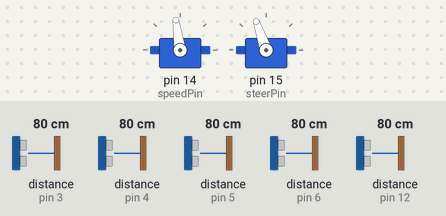
This sketch was run on a simulated Arduino Uno, built with avr-gcc and run on an emulated ATmega328P. On the bench: 2 × servo. Wiring (inferred from the names in the program): 4 × ultrasonic range finder: trigger pin 7, echo pin 3 / trigger pin 8, echo pin 4 / trigger pin 9, echo pin 5 / trigger pin 10, echo pin 6. The test bench sets the inputs (shaded band); at power-on: distance to the obstacle (sensors on pin 3, pin 4, pin 5, pin 6, pin 12) 80 cm. The echo pulse lasts 58.3 µs per cm; what the sketch prints to the serial monitor is not drawn.

Above: at 1.2 s.
1.3 s: distance to the obstacle (sensor on pin 3) set to 2 cm
Timing chart, 0 to 4.8 s (numbered marks = the images above; inputs shaded):
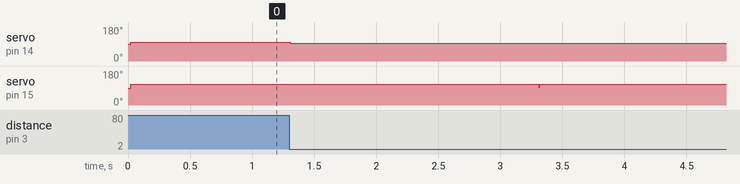

Measured:
- after the input at 1.3 s, servo on pin 14 (speedPin): 98° → 95° after 0.01 s instead of 8.7 s; servo on pin 15 (steerPin): 109° → 93° after 2.0 s, → 109° 0.01 s later

The sketch:

forward_path.ino
```cpp
#include <Servo.h>

// Arduino Pins
const int trigPin1 = 7;
const int echoPin1 = 3;
const int trigPin2 = 8;
const int echoPin2 = 4;
const int trigPin3 = 9;
const int echoPin3 = 5;
const int trigPin4 = 10;
const int echoPin4 = 6;
const int trigPin5 = 11;
const int echoPin5 = 12;

const int speedPin = 14;
const int steerPin = 15;
// End Pins

const int distToFront = 100;

// PWM
const int forward = 1552;
const int stop_val = 1520;
const int reverse = 1400;

const int right = 1500;
const int straight = 1667;
const int left = 1850;
// End PWM

int dist1,dist2,dist3,dist4,dist5;
unsigned long prevTime = 0;
const long interval = 10000;
unsigned long startTime;

//int check = 1;
int leftFlag = 0;
int rightFlag = 0;
int initialFlag = 1;
Servo speedControl, steerControl;


/*  -1--2--
 *  |     |
 *  |     |
 *  3     4
 *  |     |
 *  |     |
 *  5     |
 *  -------
 */

void setup() {
  pinMode(trigPin1, OUTPUT);
  pinMode(echoPin1, INPUT);
  pinMode(trigPin2, OUTPUT);
  pinMode(echoPin2, INPUT);
  pinMode(trigPin3, OUTPUT);
  pinMode(echoPin3, INPUT);
  pinMode(trigPin4, OUTPUT);
  pinMode(echoPin4, INPUT);
  pinMode(trigPin5, OUTPUT);
  pinMode(echoPin5, INPUT);

  speedControl.attach(speedPin);
  steerControl.attach(steerPin);
  Serial.begin(9600);
}

void loop(){
  //Mind the infinite loop()
 //turn_straight();
// steerControl.writeMicroseconds(1300);
 dist1 = getDistance(trigPin1, echoPin1);
 dist2 = getDistance(trigPin2, echoPin2);
 dist3 = getDistance(trigPin3, echoPin3);
 dist4 = getDistance(trigPin4, echoPin4);

  Serial.print("\ndist1:");
  Serial.print(dist1);
  Serial.print(" dist2: ");
  Serial.print(dist2);
  Serial.print(" dist3: ");
  Serial.print(dist3);
  Serial.print(" dist4: ");
  Serial.print(dist4);
  Serial.print("\n");

  if(initialFlag) initial_move();
  delay(2000);
  if(leftFlag){
    headLeft();
    dist3 = getDistance(trigPin3, echoPin3);
    dist5 = getDistance(trigPin5, echoPin5);
    delay(3000);
    turn_left();
    while(abs(dist3-dist5) != 0){
      forward_car();
      dist3 = getDistance(trigPin3, echoPin3);
      dist5 = getDistance(trigPin5, echoPin5);
    }
    Serial.print("\nParallel\n");
    Serial.print(" dist5: ");
    Serial.print(dist5);
    Serial.print(" dist3: ");
    Serial.print(dist3);
    Serial.print("\n");
    stop_car();
    turn_straight();

  }
  else if(rightFlag) headRight();

}

void initial_move(){
  turn_straight();
  unsigned long startTime = millis();
  unsigned long currentTime = millis();
  while(dist1 > 8 && dist2 > 8 && currentTime - startTime <= interval){ // check initial distance
    forward_car();

    dist1 = getDistance(trigPin1, echoPin1);
    dist2 = getDistance(trigPin2, echoPin2);
    currentTime = millis();
    if(dist1 <= 10 && dist2 > 12){
      leftFlag = 1;
      Serial.print(leftFlag);
      Serial.print("enter");
    }
    else if(dist2 <= 10 && dist1 > 12){
      rightFlag = 1;
    }
  }

  initialFlag = 0;
  stop_car();
}

void headLeft(){
  turn_right();
  dist3 = getDistance(trigPin3, echoPin3);
  dist4 = getDistance(trigPin4, echoPin4);
  while(abs(dist3-dist4) !=0){
    Serial.print("\nhead left\n");
    forward_car();
    dist3 = getDistance(trigPin3, echoPin3);
    dist4 = getDistance(trigPin4, echoPin4);
  }
  stop_car();
  turn_straight();
  leftFlag = 0;
}

void headRight(){ //todo

}

//void forward_left(){
//  turn_left();
//  unsigned long startTime = millis();
//  unsigned long currentTime = millis();
//  while(currentTime - startTime < 6000){
//    forward_car();
//    currentTime = millis();
//  }
//}
//
//void reverse_delay(){
//  unsigned long startTime = millis();
//  unsigned long currentTime = millis();
//  while(currentTime - startTime < 6000){
//    reverse();
//    currentTime = millis();
//  }
//}

int getDistance(int trigPin, int echoPin){
  digitalWrite(trigPin, LOW);
  delayMicroseconds(2);
  digitalWrite(trigPin, HIGH);
  delayMicroseconds(10);
  digitalWrite(trigPin, LOW);
  delayMicroseconds(2);

  long duration = pulseIn(echoPin, HIGH);
  int distance = duration * 0.034 / 2;
  return distance;
}

void stop_car(){
  speedControl.writeMicroseconds(stop_val); // simulate pwm
}

//void reverse(){
//  speedControl.writeMicroseconds(reverse);
//}

void forward_car(){
  speedControl.writeMicroseconds(forward);
}

void turn_right(){
  steerControl.writeMicroseconds(right);
}

void turn_left(){
  steerControl.writeMicroseconds(left);
}

void turn_straight(){
  steerControl.writeMicroseconds(straight);
}
```
